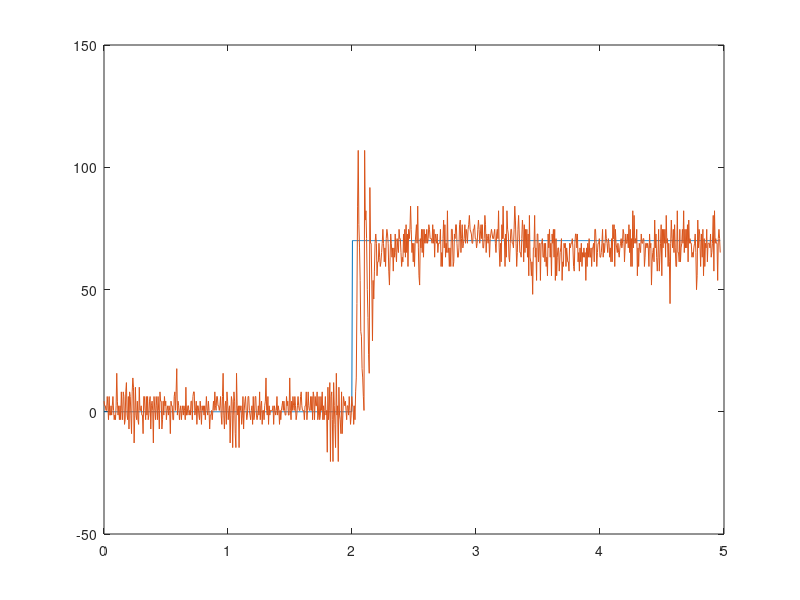

Source code (MATLAB): (Note: this script raises an error after producing the figure.)
%% Step Data Plot 

clear all; close all; clc;

data=load('data4.txt');

starttime = 0;
finaltime = 5;

N=953;
Fs = 200;
Ts = 1/Fs ;
Fc = 15;

Wc = Fc*2*pi;    
Ws = Fs*2*pi;
oder = 2;

t = starttime: Ts : finaltime-Ts

time=data(1:N,1);
step=data(1:N,2);
GyroW=data(1:N,3);


[NZ, DZ] = butter(oder, Wc/(Ws/2), 'high') ;
LPF = tf(NZ, DZ,Ts);

%sigW = lsim(LPF, GyroW, t);
plot(time(1:953),step(1:953)*10),
hold on,
plot(time(1:953),GyroW(1:953))



%% Step Simulation

clear all; close all; clc;

load('Stabilizationloop.mat');


num=Gcl.Numerator{1, 1} ;
den=Gcl.Denominator{1, 1} ;

Gst=tf(num*10,den)

%data=sim('Traking_step.slx');

Gtcl=feedback(Gst,1)

step(Gtcl)
RT=[0.0 0.9];
stepinfo(Gtcl,'RiseTimeLimits',RT)

figure, nyquist(Gst)
axis([-1 1 -1 1])









